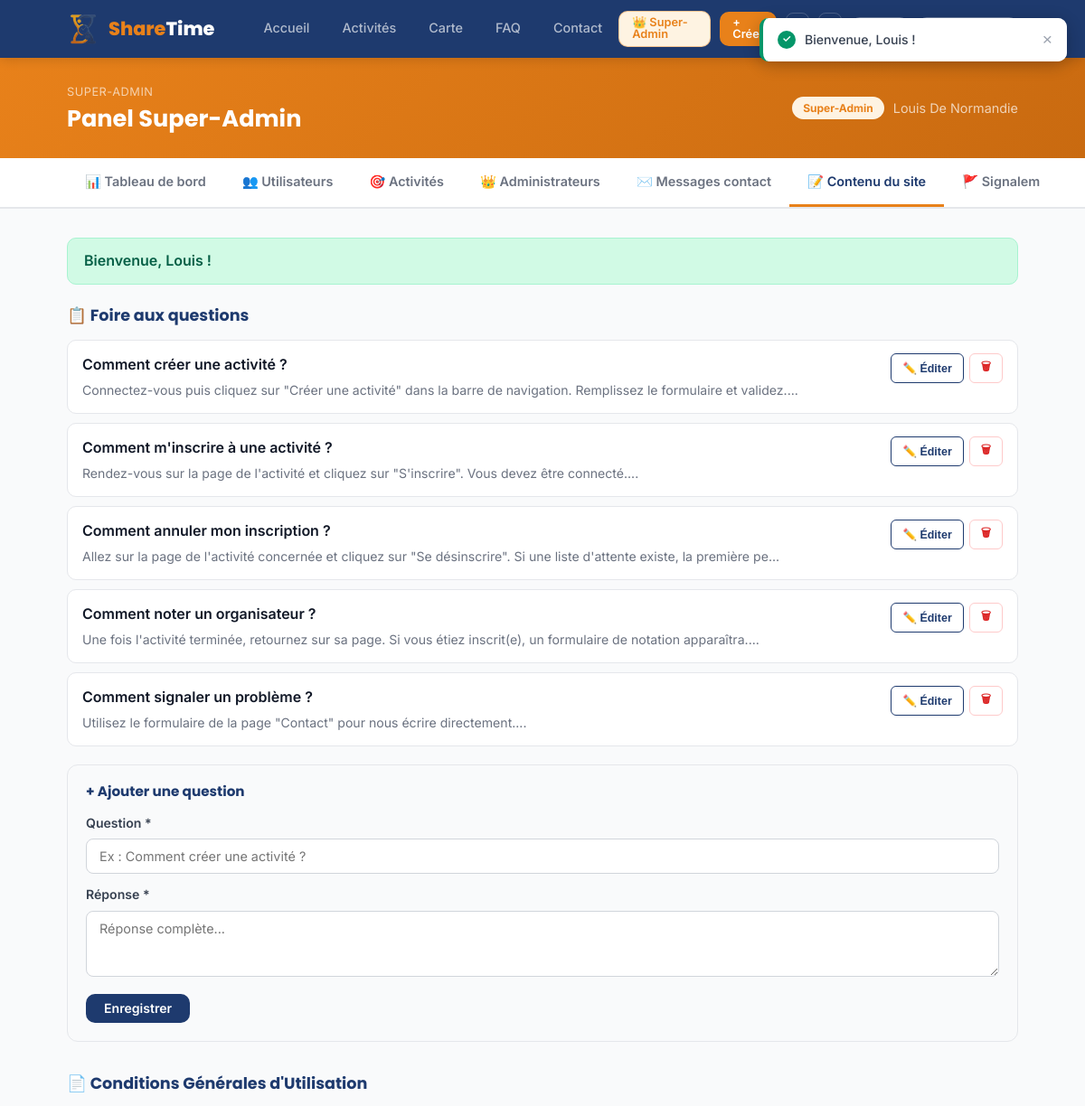
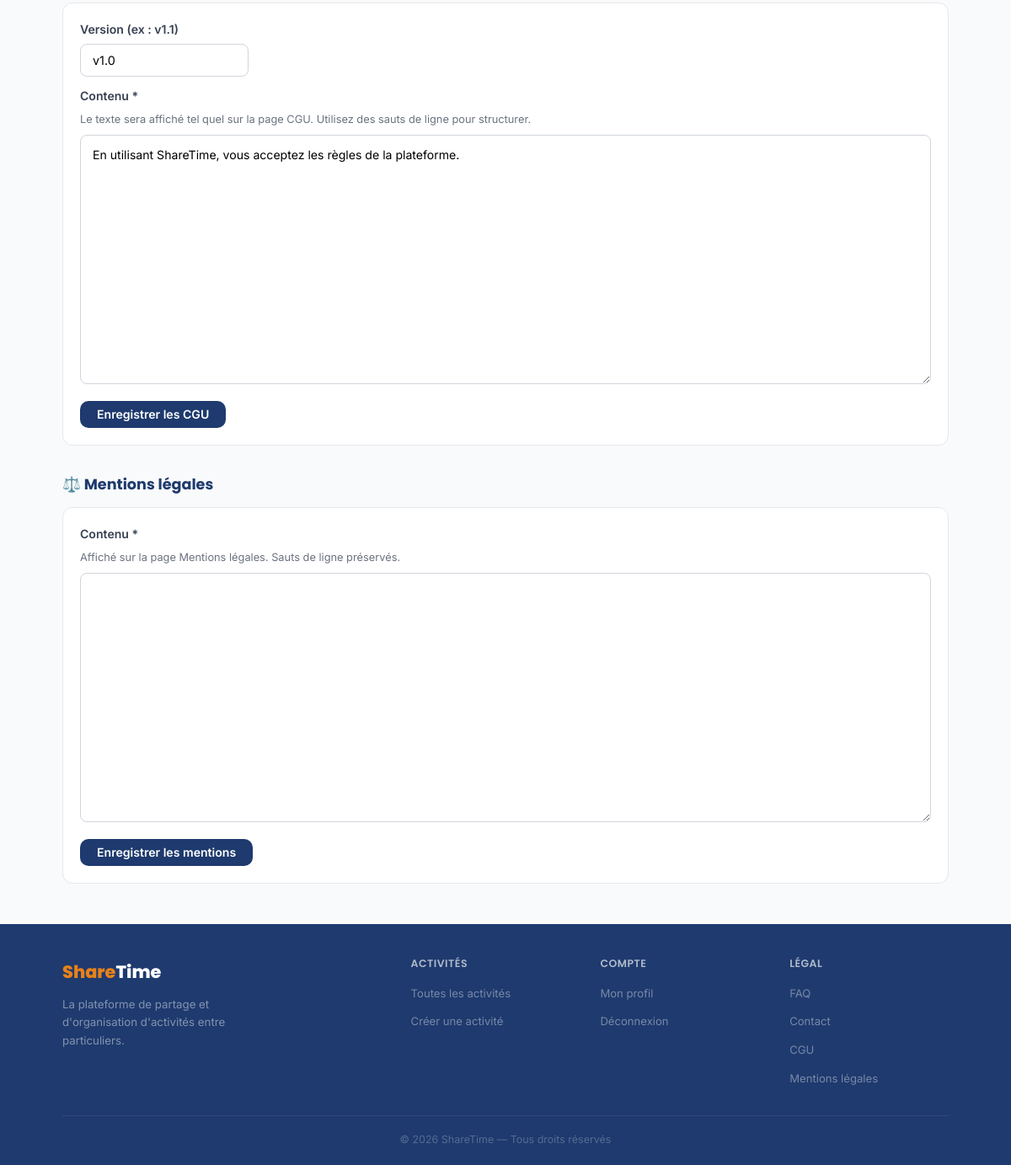
/public/?page=owner&tab=contenu (signed in), run on the app's committed database (2 pictures, top to bottom).
### tables this page shows
CREATE TABLE `faq` (
  `idfaq` int(11) NOT NULL,
  `question` varchar(255) NOT NULL,
  `reponse` text NOT NULL,
  `created_at` datetime DEFAULT current_timestamp()
);

CREATE TABLE `cgu` (
  `idcgu` int(11) NOT NULL,
  `contenu` text NOT NULL,
  `version` varchar(20) DEFAULT NULL,
  `created_at` datetime DEFAULT current_timestamp()
);

### public/pages/owner.php (the view, shortened to what this page needs)
<?php
$valid_tabs = ['dashboard', 'users', 'activities', 'admins', 'contact', 'contenu', 'signalements'];
$active_tab = in_array($owner_tab ?? '', $valid_tabs) ? $owner_tab : 'dashboard';
$tab_definitions = [
    'dashboard'    => ['📊', 'Tableau de bord'],
    'users'        => ['👥', 'Utilisateurs'],
    'activities'   => ['🎯', 'Activités'],
    'admins'       => ['👑', 'Administrateurs'],
    'contact'      => ['✉️', 'Messages contact'],
    'contenu'      => ['📝', 'Contenu du site'],
    'signalements' => ['🚩', 'Signalements'],
];
$faq_items_owner   = [];
$cgu_owner         = '';
$cgu_version_owner = '';
if ($active_tab === 'contenu') {
    $faq_items_owner   = $pdo->query("SELECT * FROM faq ORDER BY idfaq ASC")->fetchAll();
    $cgu_row           = $pdo->query("SELECT contenu, version FROM cgu ORDER BY idcgu DESC LIMIT 1")->fetch();
    $cgu_owner         = $cgu_row['contenu'] ?? '';
    $cgu_version_owner = $cgu_row['version'] ?? '';
}
?>
<div style="background:linear-gradient(135deg,var(--orange) 0%,#c96a10 100%);padding:28px 0;">
    <div class="container" style="display:flex;align-items:center;justify-content:space-between;flex-wrap:wrap;gap:12px;">
        <div>
            <p style="color:rgba(255,255,255,0.65);font-size:0.8rem;margin-bottom:4px;text-transform:uppercase;letter-spacing:0.5px;">Super-Admin</p>
            <h1 style="color:white;margin:0;font-size:1.6rem;">Panel Super-Admin</h1>
        </div>
        <div style="display:flex;align-items:center;gap:10px;">
            <?= role_badge($_SESSION['user']['role']) ?>
            <span style="color:rgba(255,255,255,0.7);font-size:0.9rem;"><?= htmlspecialchars($_SESSION['user']['prenom'].' '.$_SESSION['user']['nom']) ?></span>
        </div>
    </div>
</div>
<div style="background:white;border-bottom:2px solid var(--gray-200);margin-bottom:32px;">
    <div class="container" style="display:flex;gap:0;overflow-x:auto;">
        <?php foreach ($tab_definitions as $tab_slug => [$tab_icon, $tab_label]):  ?>
        <a href="/sharetime/public/?page=owner&tab=<?= $tab_slug ?>"
           style="padding:14px 20px;font-weight:600;font-size:0.9rem;text-decoration:none;white-space:nowrap;
                  display:inline-flex;align-items:center;gap:6px;transition:all 0.15s;
                  border-bottom:3px solid <?= $active_tab === $tab_slug ? 'var(--orange)' : 'transparent' ?>;
                  color:<?= $active_tab === $tab_slug ? 'var(--navy)' : 'var(--gray-500)' ?>;">
            <?= $tab_icon ?> <?= $tab_label ?>
        </a>
        <?php endforeach;  ?>
    </div>
</div>
<main>
<div class="container" style="padding-bottom:48px;">
<?php if ($flash):  ?>
<div style="background:#D1FAE5;color:#065F46;border:1px solid #A7F3D0;border-radius:10px;padding:12px 18px;margin-bottom:24px;font-weight:600;">
    <?= htmlspecialchars($flash) ?>
</div>
<?php endif; ?>
<?php if ($active_tab === 'dashboard'):  ?>
    <div style="display:grid;grid-template-columns:repeat(auto-fit,minmax(160px,1fr));gap:16px;margin-bottom:36px;">
        <?php
        $stats_card_definitions = [
            ['Membres',      $admin_stats['membres'],      '👤', '#EBF0F8', 'var(--navy)'],
            ['Admins',       $admin_stats['admins'],       '🛡️', '#FEF3E2', 'var(--orange)'],
            ['Activités',    $admin_stats['activites'],    '🎯', '#D1FAE5', '#065F46'],
            ['Inscriptions', $admin_stats['inscriptions'], '✅', '#EDE9FE', '#7C3AED'],
            ['Suspendus',    $admin_stats['suspendus'],    '🚫', '#FEE2E2', '#DC2626'],
        ];
        foreach ($stats_card_definitions as [$card_label, $card_value, $card_icon, $card_bg_color, $card_text_color]):
        ?>
        <div style="background:white;border:1.5px solid var(--gray-200);border-radius:14px;padding:20px;">
            <div style="display:flex;align-items:center;justify-content:space-between;margin-bottom:10px;">
                <span style="font-size:0.75rem;font-weight:600;color:var(--gray-500);text-transform:uppercase;letter-spacing:0.5px;"><?= $card_label ?></span>
                <span style="font-size:1.3rem;background:<?= $card_bg_color ?>;padding:6px;border-radius:8px;"><?= $card_icon ?></span>
            </div>
            <p style="font-size:2rem;font-weight:800;color:<?= $card_text_color ?>;margin:0;"><?= $card_value ?></p>
        </div>
        <?php endforeach;  ?>
    </div>
    <div style="display:grid;grid-template-columns:1fr 1fr;gap:24px;">
        <div style="background:white;border:1.5px solid var(--gray-200);border-radius:14px;overflow:hidden;">
            <div style="padding:18px 20px;border-bottom:1px solid var(--gray-100);display:flex;justify-content:space-between;align-items:center;">
                <h2 style="margin:0;font-size:1rem;color:var(--navy);">Derniers membres</h2>
                <a href="/sharetime/public/?page=owner&tab=users" style="font-size:0.82rem;color:var(--orange);font-weight:600;text-decoration:none;">Tout voir →</a>
            </div>
            <?php foreach ($admin_recent_users as $recent_user):  ?>
            <div style="padding:12px 20px;border-bottom:1px solid var(--gray-50);display:flex;align-items:center;justify-content:space-between;gap:10px;">
                <div style="display:flex;align-items:center;gap:10px;">
                    <div style="width:36px;height:36px;border-radius:50%;background:linear-gradient(135deg,var(--navy),var(--navy-light));display:flex;align-items:center;justify-content:center;color:white;font-weight:700;font-size:0.9rem;flex-shrink:0;">
                        <?= strtoupper(mb_substr($recent_user['prenom'],0,1)) ?>
                    </div>
                    <div>
                        <p style="margin:0;font-size:0.88rem;font-weight:600;color:var(--gray-900);"><?= htmlspecialchars($recent_user['prenom'].' '.$recent_user['nom']) ?></p>
                        <p style="margin:0;font-size:0.78rem;color:var(--gray-500);"><?= htmlspecialchars($recent_user['email']) ?></p>
                    </div>
                </div>
                <?= role_badge($recent_user['role'], !empty($recent_user['is_banned'])) ?>
            </div>
            <?php endforeach;  ?>
        </div>
        <div style="background:white;border:1.5px solid var(--gray-200);border-radius:14px;overflow:hidden;">
            <div style="padding:18px 20px;border-bottom:1px solid var(--gray-100);display:flex;justify-content:space-between;align-items:center;">
                <h2 style="margin:0;font-size:1rem;color:var(--navy);">Dernières activités</h2>
                <a href="/sharetime/public/?page=owner&tab=activities" style="font-size:0.82rem;color:var(--orange);font-weight:600;text-decoration:none;">Tout voir →</a>
            </div>
            <?php foreach ($admin_recent_activities as $recent_activity):
                $start_datetime = new DateTime($recent_activity['start_time']);
                $status_badge_colors = ['active'=>['#D1FAE5','#065F46'],'en_cours'=>['#FEF3C7','#92400E'],'annulee'=>['#FEE2E2','#DC2626'],'terminee'=>['#F3F4F6','#6B7280']];
                $status_badge_labels = ['active'=>'À venir','en_cours'=>'En cours','annulee'=>'Annulée','terminee'=>'Terminée'];
                [$status_badge_bg, $status_badge_color] = $status_badge_colors[$recent_activity['status']] ?? ['#F3F4F6','#6B7280'];
            ?>
            <div style="padding:12px 20px;border-bottom:1px solid var(--gray-50);display:flex;align-items:center;justify-content:space-between;gap:10px;">
                <div>
                    <p style="margin:0;font-size:0.88rem;font-weight:600;color:var(--gray-900);"><?= htmlspecialchars($recent_activity['title']) ?></p>
                    <p style="margin:0;font-size:0.78rem;color:var(--gray-500);"><?= htmlspecialchars($recent_activity['city']) ?> · <?= $start_datetime->format('d/m/Y') ?></p>
                </div>
                <span style="background:<?= $status_badge_bg ?>;color:<?= $status_badge_color ?>;padding:3px 10px;border-radius:99px;font-size:0.75rem;font-weight:600;white-space:nowrap;"><?= $status_badge_labels[$recent_activity['status']] ?? ucfirst($recent_activity['status']) ?></span>
            </div>
            <?php endforeach;  ?>
        </div>
    </div>
<?php elseif ($active_tab === 'contenu'):  ?>
    <div style="margin-bottom:36px;">
        <h2 style="color:var(--navy);margin-bottom:16px;font-size:1.1rem;">📋 Foire aux questions</h2>
        <?php if (empty($faq_items_owner)):  ?>
            <p style="color:var(--gray-500);margin-bottom:16px;">Aucune question pour le moment.</p>
        <?php else:  ?>
            <div style="display:flex;flex-direction:column;gap:10px;margin-bottom:20px;">
            <?php foreach ($faq_items_owner as $faq_item):  ?>
            <div style="background:white;border:1.5px solid var(--gray-200);border-radius:10px;padding:14px 16px;">
                <div style="display:flex;justify-content:space-between;align-items:flex-start;gap:12px;">
                    <div style="flex:1;">
                        <p style="font-weight:600;color:var(--gray-900);margin:0 0 4px;"><?= htmlspecialchars($faq_item['question']) ?></p>
                        <p style="color:var(--gray-500);font-size:0.88rem;margin:0;"><?= htmlspecialchars(mb_substr($faq_item['reponse'], 0, 120)) ?>...</p>
                    </div>
                    <div style="display:flex;gap:6px;flex-shrink:0;">
                        <button type="button"
                            onclick="openEditFaq(<?= $faq_item['idfaq'] ?>, <?= htmlspecialchars(json_encode($faq_item['question'])) ?>, <?= htmlspecialchars(json_encode($faq_item['reponse'])) ?>)"
                            style="padding:5px 12px;border-radius:6px;border:1.5px solid var(--navy);background:white;color:var(--navy);font-size:0.78rem;font-weight:600;cursor:pointer;">
                            ✏️ Éditer
                        </button>
                        <form method="POST" action="/sharetime/public/?page=owner" onsubmit="return confirm('Supprimer cette question ?')">
                            <button type="submit" style="padding:5px 12px;border-radius:6px;border:1.5px solid #FECACA;background:white;color:#DC2626;font-size:0.78rem;font-weight:600;cursor:pointer;">
                                🗑
                            </button>
                        </form>
                    </div>
                </div>
            </div>
            <?php endforeach;  ?>
            </div>
        <?php endif;  ?>
        <div style="background:var(--gray-50);border:1.5px solid var(--gray-200);border-radius:12px;padding:20px;">
            <h3 id="faq-form-title" style="color:var(--navy);margin:0 0 14px;font-size:0.95rem;">+ Ajouter une question</h3>
            <form id="faq-form" method="POST" action="/sharetime/public/?page=owner" style="display:flex;flex-direction:column;gap:12px;">
                <div>
                    <label style="display:block;font-weight:600;color:var(--gray-700);margin-bottom:6px;font-size:0.88rem;">Question *</label>
                    <input type="text" id="faq-q" name="question" required placeholder="Ex : Comment créer une activité ?"
                        style="width:100%;padding:10px 14px;border:1.5px solid var(--gray-300);border-radius:8px;font-size:0.9rem;font-family:inherit;box-sizing:border-box;">
                </div>
                <div>
                    <label style="display:block;font-weight:600;color:var(--gray-700);margin-bottom:6px;font-size:0.88rem;">Réponse *</label>
                    <textarea id="faq-r" name="reponse" required rows="3" placeholder="Réponse complète..."
                        style="width:100%;padding:10px 14px;border:1.5px solid var(--gray-300);border-radius:8px;font-size:0.9rem;font-family:inherit;resize:vertical;box-sizing:border-box;"></textarea>
                </div>
                <div style="display:flex;gap:8px;">
                    <button type="submit" class="btn btn-navy">Enregistrer</button>
                </div>
            </form>
        </div>
    </div>
    <div style="margin-bottom:36px;">
        <h2 style="color:var(--navy);margin-bottom:16px;font-size:1.1rem;">📄 Conditions Générales d'Utilisation</h2>
        <div style="background:white;border:1.5px solid var(--gray-200);border-radius:12px;padding:20px;">
            <form method="POST" action="/sharetime/public/?page=owner" style="display:flex;flex-direction:column;gap:12px;">
                <div>
                    <label style="display:block;font-weight:600;color:var(--gray-700);margin-bottom:6px;font-size:0.88rem;">Version (ex : v1.1)</label>
                    <input type="text" name="version" value="<?= htmlspecialchars($cgu_version_owner) ?>" placeholder="v1.0"
                        style="width:200px;padding:10px 14px;border:1.5px solid var(--gray-300);border-radius:8px;font-size:0.9rem;font-family:inherit;">
                </div>
                <div>
                    <label style="display:block;font-weight:600;color:var(--gray-700);margin-bottom:6px;font-size:0.88rem;">Contenu *</label>
                    <p style="font-size:0.8rem;color:var(--gray-500);margin:0 0 8px;">Le texte sera affiché tel quel sur la page CGU. Utilisez des sauts de ligne pour structurer.</p>
                    <textarea name="contenu" required rows="12"
                        style="width:100%;padding:12px 14px;border:1.5px solid var(--gray-300);border-radius:8px;font-size:0.88rem;font-family:inherit;resize:vertical;box-sizing:border-box;line-height:1.6;"><?= htmlspecialchars($cgu_owner) ?></textarea>
                </div>
                <button type="submit" class="btn btn-navy" style="width:fit-content;">Enregistrer les CGU</button>
            </form>
        </div>
    </div>
    <div>
        <h2 style="color:var(--navy);margin-bottom:16px;font-size:1.1rem;">⚖️ Mentions légales</h2>
        <div style="background:white;border:1.5px solid var(--gray-200);border-radius:12px;padding:20px;">
            <form method="POST" action="/sharetime/public/?page=owner" style="display:flex;flex-direction:column;gap:12px;">
                <div>
                    <label style="display:block;font-weight:600;color:var(--gray-700);margin-bottom:6px;font-size:0.88rem;">Contenu *</label>
                    <p style="font-size:0.8rem;color:var(--gray-500);margin:0 0 8px;">Affiché sur la page Mentions légales. Sauts de ligne préservés.</p>
                    <textarea name="contenu" required rows="12"
                        style="width:100%;padding:12px 14px;border:1.5px solid var(--gray-300);border-radius:8px;font-size:0.88rem;font-family:inherit;resize:vertical;box-sizing:border-box;line-height:1.6;"><?= htmlspecialchars($mentions_owner) ?></textarea>
                </div>
                <button type="submit" class="btn btn-navy" style="width:fit-content;">Enregistrer les mentions</button>
            </form>
        </div>
    </div>
<?php endif;  ?>
</div>
</main>

### public/css/style.css (style rules this page uses)
:root { --orange: #E8811A; --orange-light: #F9A54A; --orange-pale: #FEF3E2; --navy: #1E3A6E; --navy-light: #2D5494; --navy-pale: #EBF0F8; --white: #FFFFFF; --gray-50: #F9FAFB; --gray-100: #F3F4F6; --gray-200: #E5E7EB; --gray-300: #D1D5DB; --gray-400: #9CA3AF; --gray-500: #6B7280; --gray-600: #4B5563; --gray-700: #374151; --gray-900: #111827; --shadow-sm: 0 1px 3px rgba(0,0,0,0.08); --shadow-md: 0 4px 16px rgba(0,0,0,0.10); --shadow-lg: 0 8px 32px rgba(30,58,110,0.12); --radius-sm: 6px; --radius-md: 10px; --radius-lg: 14px; --radius-xl: 20px; }
*, *::before, *::after { box-sizing: border-box; margin: 0; padding: 0; }
html { scroll-behavior: smooth; }
body { font-family: 'Inter', sans-serif; font-size: 16px; color: var(--gray-900); background: var(--gray-50); line-height: 1.6; }
a { text-decoration: none; color: inherit; }
h1, h2, h3, h4 { font-family: 'Poppins', sans-serif; line-height: 1.2; }
.container { max-width: 1100px; margin: 0 auto; padding: 0 24px; }
.btn { display: inline-flex; align-items: center; gap: 6px; padding: 9px 20px; border-radius: var(--radius-md); font-size: 0.88rem; font-weight: 600; font-family: 'Inter', sans-serif; border: none; cursor: pointer; transition: background 0.15s, transform 0.1s, box-shadow 0.15s; text-decoration: none; line-height: 1; }
.btn-navy { background: var(--navy); color: white; }

### app/views/header.php (style rules this page uses)
html, body { height: 100%; margin: 0; }
body { display: flex; flex-direction: column; min-height: 100vh; }
main { flex: 1; }

### data on the page
faq: question "Comment créer une activité ?", reponse "Connectez-vous puis cliquez sur \"Créer une activité\" dans la barre de navigation. Remplissez le formulaire et validez."
faq: question "Comment m'inscrire à une activité ?", reponse "Rendez-vous sur la page de l'activité et cliquez sur \"S'inscrire\". Vous devez être connecté."
faq: question "Comment annuler mon inscription ?", reponse "Allez sur la page de l'activité concernée et cliquez sur \"Se désinscrire\". Si une liste d'attente existe, la première pe"
faq: question "Comment noter un organisateur ?", reponse "Une fois l'activité terminée, retournez sur sa page. Si vous étiez inscrit(e), un formulaire de notation apparaîtra."
faq: question "Comment signaler un problème ?", reponse "Utilisez le formulaire de la page \"Contact\" pour nous écrire directement."
cgu: version "v1.0", contenu "En utilisant ShareTime, vous acceptez les règles de la plateforme."

### other printed values
$_SESSION['user']['prenom'].' '.$_SESSION['user']['nom'] "Louis De Normandie"
$tab_icon "📊"
$tab_label "Tableau de bord"
$tab_icon "👥"
$tab_label "Utilisateurs"
$tab_icon "🎯"
$tab_label "Activités"
$tab_icon "👑"
$tab_label "Administrateurs"
$tab_icon "✉️"
$tab_label "Messages contact"
$tab_icon "📝"
$tab_label "Contenu du site"
$tab_icon "🚩"
$flash "Bienvenue, Louis !"
